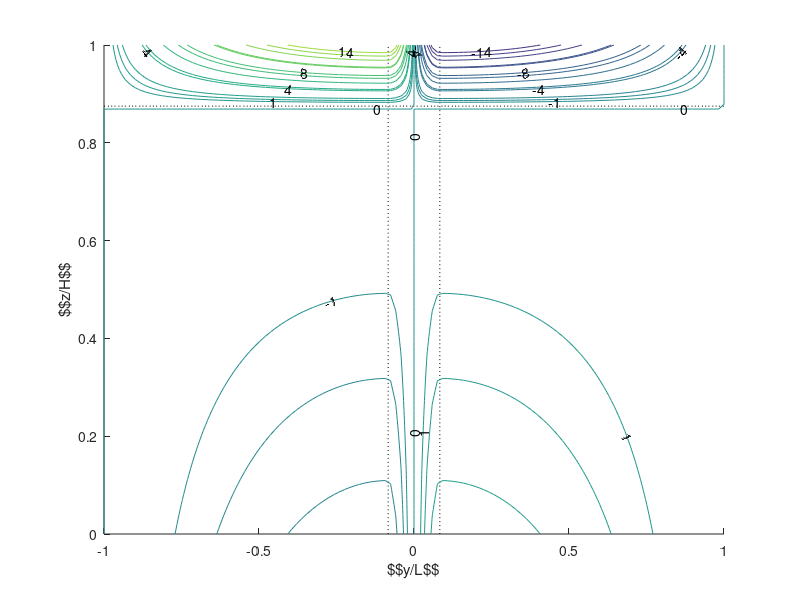
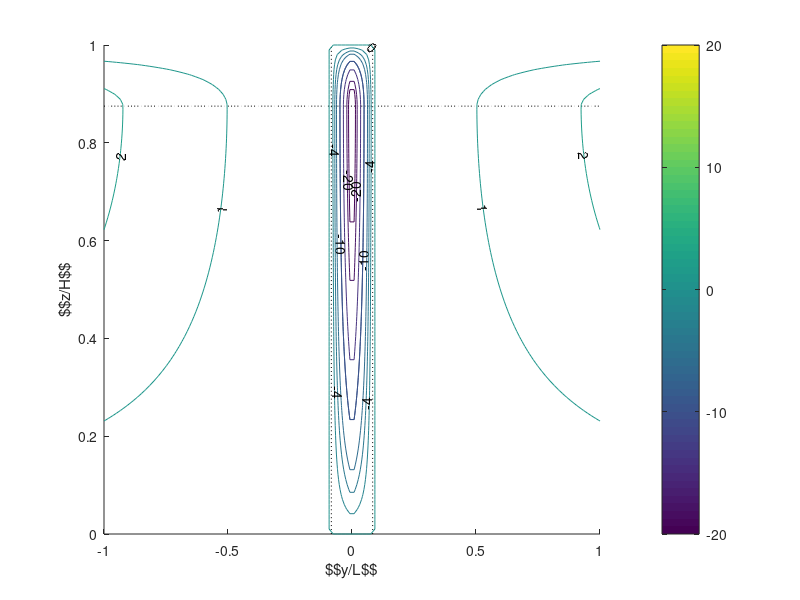

The MATLAB source for these figures, in order:
function displaySpeed2box
%UNTITLED2 Summary of this function goes here
%   Detailed explanation goes here
textwidth = 16.06;
close all;

H = 1;
L = 1;
PSI = 1;

y0 = 11/12;
y01 = y0-L;
y02 = L-y0;
z0 = 3.5/4;

ytick = [0 y0 1];
ztick = [0 z0 1];
yticklab = {'0','$$\frac{y_0}{L}$$','1'};
zticklab = {'0','$$\frac{z_0}{H}$$','1'};

y = linspace(-1,1,120);
z = linspace(0,1,100);
[Y,Z] = meshgrid(y,z);
V = v2box(Y,Z,y0,z0,PSI,L,H);
W = w2box(Y,Z,y0,z0,PSI,L,H);

% figure('units','centimeters','position',[10 10 .5*textwidth .5*textwidth]);
% set(gcf,'PaperPositionMode','auto')
% set(gcf,'Resize','off')
% set(gca,'xtick',ytick,'XTickLabel',yticklab)
% set(gca,'ytick',ztick,'YTickLabel',zticklab)
figure
hold on
plot(y,z0*ones(size(y)),':k');
plot(y01*ones(size(z)),z,':k');
plot(y02*ones(size(z)),z,':k');
contour(Y,Z,V)

contour(Y,Z,V,[0 0],'ShowText','on','LabelSpacing',150);
contour(Y,Z,V, [1 1],'ShowText','on','LabelSpacing',200);
contour(Y,Z,V, [2 2]);
contour(Y,Z,V, [4 4],'ShowText','on','LabelSpacing',75);
contour(Y,Z,V, [6 6]);
contour(Y,Z,V, [8 8],'ShowText','on','LabelSpacing',1000);
contour(Y,Z,V, [10 12]);
contour(Y,Z,V, [14 14],'ShowText','on','LabelSpacing',200);
contour(Y,Z,V, [-1 -1],'ShowText','on','LabelSpacing',1000);
contour(Y,Z,V, [-2 -2]);
contour(Y,Z,V, [-4 -4],'ShowText','on','LabelSpacing',75);
contour(Y,Z,V, [-6 -6]);
contour(Y,Z,V, [-8 -8],'ShowText','on','LabelSpacing',1000);
contour(Y,Z,V, [-10 -12]);
contour(Y,Z,V, [-14 -14],'ShowText','on','LabelSpacing',1000);
caxis([-20 20])
% colorbar
xlabel('$$y/L$$');
ylabel('$$z/H$$');

% figure('units','centimeters','position',[10 10 .5*textwidth .5*textwidth]);
% set(gcf,'PaperPositionMode','auto')
% set(gcf,'Resize','off')
% set(gca,'xtick',ytick,'XTickLabel',yticklab)
% set(gca,'ytick',ztick,'YTickLabel',zticklab)
figure
hold on
% contour(Y,Z,W);
plot(y,z0*ones(size(y)),':k');
plot(y01*ones(size(z)),z,':k');
plot(y02*ones(size(z)),z,':k');
contour(Y,Z,W,-18:4:-2);
% contour(Y,Z,W,[-15 -15]);
contour(Y,Z,W,[-10 -10],'ShowText','on','LabelSpacing',200);
contour(Y,Z,W,[-4 -4],'ShowText','on','LabelSpacing',120);
% contour(Y,Z,W,[0 0],'ShowText','on','LabelSpacing',180);
% contour(Y,Z,W, [2 2],'ShowText','on','LabelSpacing',90);
% contour(Y,Z,W, [4 4],'ShowText','on','LabelSpacing',60);
% contour(Y,Z,W, [6 6],'ShowText','on','LabelSpacing',55);
contour(Y,Z,W, 0:2,'ShowText','on','LabelSpacing',1000);
contour(Y,Z,W,[-20 -20],'ShowText','on','LabelSpacing',100);
caxis([-20 20])
colorbar
xlabel('$$y/L$$');
ylabel('$$z/H$$');

colorbar
xlabel('$$y/L$$');
ylabel('$$z/H$$');

end

function V2box = v2box(y,z,y0,z0,PSI,L,H)
    yl = y < 0;
    yu = y > 0;
    V2box = yl.*v(y+L,z,y0,z0,PSI,L,H)-yu.*v(y,z,L-y0,z0,PSI,L,H);
end

function V = v(y,z,y0,z0,PSI,L,H)
    byl = y < y0;
    byu = y > y0;
    by = y == y0;
    bzl = z < z0;
    bzu = z > z0;
    V = PSI*(-byl.*bzl.*phi(y,y0).*dphi(z,z0)...
        + byl.*bzu.*phi(y,y0).*dphi(H-z,H-z0)...
        + byu.*bzu.*phi(L-y,L-y0).*dphi(H-z,H-z0)...
        - byu.*bzl.*phi(L-y,L-y0).*dphi(z,z0)...
        - by.*bzl.*dphi(z,z0)...
        + by.*bzu.*dphi(H-z,H-z0));
end

function W2box = w2box(y,z,y0,z0,PSI,L,H)
    yl = y < 0;
    yu = y > 0;
    W2box = yl.*w(y+L,z,y0,z0,PSI,L,H) - yu.*w(y,z,L-y0,z0,PSI,L,H);
end


function W = w(y,z,y0,z0,PSI,L,H)
    byl = y < y0;
    byu = y > y0;
    bzl = z < z0;
    bzu = z > z0;
    bz = z == z0;
    W = PSI*(byl.*bzl.*dphi(y,y0).*phi(z,z0)...
        + byl.*bzu.*dphi(y,y0).*phi(H-z,H-z0)...
        - byu.*bzu.*dphi(L-y,L-y0).*phi(H-z,H-z0)...
        - byu.*bzl.*dphi(L-y,L-y0).*phi(z,z0)...
        + byl.*bz.*dphi(y,y0)...
        - byu.*bz.*dphi(L-y,L-y0));
end

function PHI = phi(x,x0)
    PHI = x.*(2.*x0-x)./(x0.^2);
end

function dPHI = dphi(x,x0)
    dPHI = 2.*(x0-x)./(x0.^2);
end